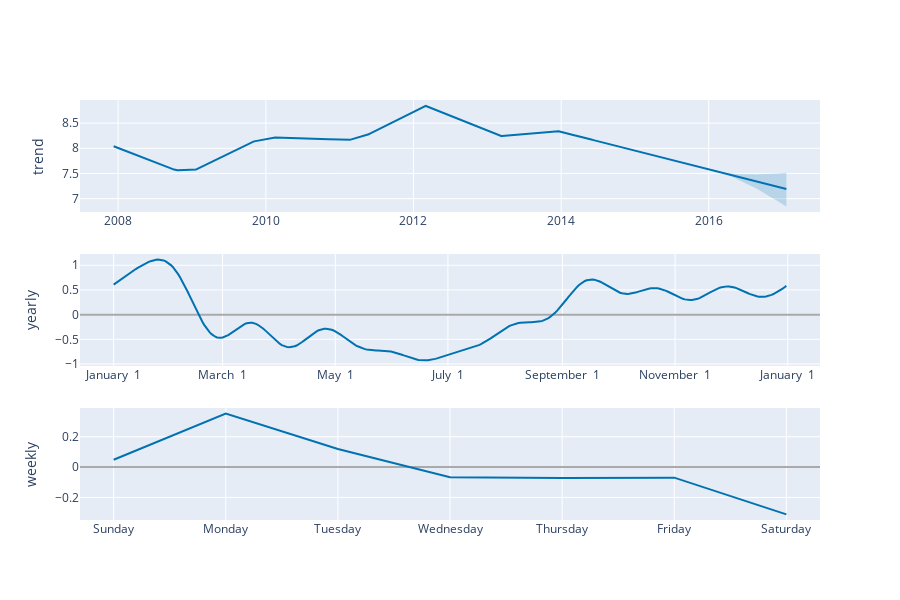

The cell this chart's notebook holds for it:
### Code cell
plot_components_plotly(m, forecast)

### Figure 1 — Plotly figure (JSON) as saved in the notebook; plotly's stock layout.template omitted (floating-point values rounded to 4 significant figures; data arrays with more than 128 entries replaced by an {"elided": "..."} marker saying what was removed)
{"data": [{"line": {"color": "#0072B2", "width": 2}, "mode": "lines", "name": "trend", "type": "scatter", "x": {"elided": "3270 str values"}, "xaxis": "x", "y": {"elided": "3270 float values"}, "yaxis": "y"}, {"line": {"color": "rgba(0, 114, 178, 0.2)", "width": 0}, "mode": "lines", "name": "trend_upper", "type": "scatter", "x": {"elided": "3270 str values"}, "xaxis": "x", "y": {"elided": "3270 float values"}, "yaxis": "y"}, {"fill": "tonexty", "fillcolor": "rgba(0, 114, 178, 0.2)", "line": {"color": "rgba(0, 114, 178, 0.2)", "width": 0}, "mode": "lines", "name": "trend_lower", "type": "scatter", "x": {"elided": "3270 str values"}, "xaxis": "x", "y": {"elided": "3270 float values"}, "yaxis": "y"}, {"line": {"color": "#0072B2", "width": 2}, "mode": "lines", "name": "yearly", "type": "scatter", "x": {"elided": "365 str values"}, "xaxis": "x2", "y": {"elided": "365 float values"}, "yaxis": "y2"}, {"line": {"color": "#0072B2", "width": 2}, "mode": "lines", "name": "weekly", "type": "scatter", "x": ["2017-01-01T00:00:00", "2017-01-02T00:00:00", "2017-01-03T00:00:00", "2017-01-04T00:00:00", "2017-01-05T00:00:00", "2017-01-06T00:00:00", "2017-01-07T00:00:00"], "xaxis": "x3", "y": [0.04828, 0.3523, 0.1196, -0.06667, -0.07226, -0.06957, -0.3117], "yaxis": "y3"}], "layout": {"height": 600, "showlegend": false, "width": 900, "xaxis": {"anchor": "y", "domain": [0, 1], "range": ["2007-06-26T14:24:00", "2017-07-04T09:36:00"], "type": "date"}, "xaxis2": {"anchor": "y2", "domain": [0, 1], "range": ["2016-12-13T18:54:02.958904115", "2018-01-18T11:04:57.863013581"], "tickformat": "%B %e", "type": "date"}, "xaxis3": {"anchor": "y3", "domain": [0, 1], "range": ["2016-12-31T16:48:00", "2017-01-07T07:12:00"], "tickformat": "%A", "type": "date"}, "yaxis": {"anchor": "x", "domain": [0.7333, 1], "rangemode": "normal", "title": {"text": "trend"}, "zerolinecolor": "#AAA"}, "yaxis2": {"anchor": "x2", "domain": [0.3667, 0.6333], "title": {"text": "yearly"}, "zerolinecolor": "#AAA"}, "yaxis3": {"anchor": "x3", "domain": [0, 0.2667], "title": {"text": "weekly"}, "zerolinecolor": "#AAA"}}}
